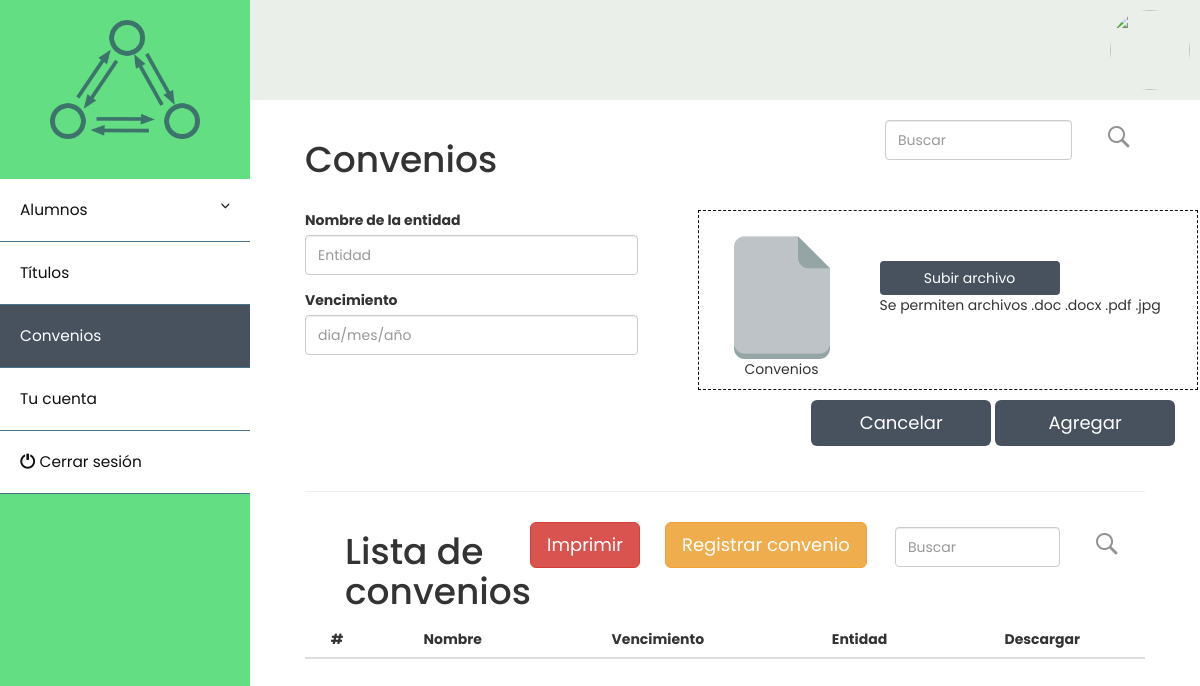
Page /convenios.php on the earlier database version.
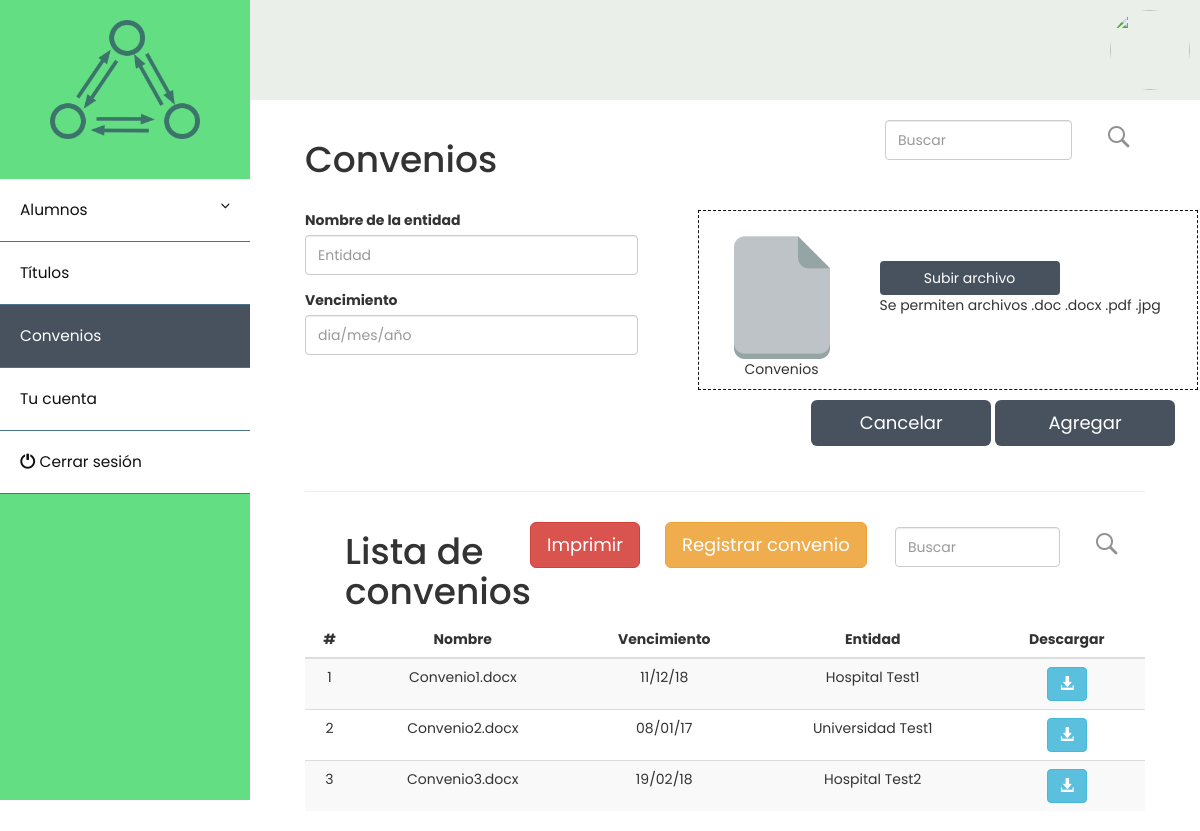
Same page on the later database version.
### tables this page shows
CREATE TABLE `convenios` (
  `id` int(11) NOT NULL,
  `convenio` varchar(30) NOT NULL,
  `entidad` varchar(30) NOT NULL,
  `vencimiento` varchar(30) NOT NULL,
  `rutaConvenio` varchar(50) NOT NULL
);

### dbcon.php (called while the page is built)
<?php
function conectar(){
    $user="root";
    $pass="";
    $server="localhost";
    $db="webTaylorDB";
    $con=mysqli_connect($server,$user,$pass,$db) or die ("Error al conectar a la bd ");
    return $con;
}
?>

### conveniosTable.php (the view, shortened to what this page needs)
<?php  include("dbcon.php") ?>
<hr/>
<div class="col-md-3" style="padding-left: 40px;">
    <h1>Lista de convenios</h1>
</div>
<div class="col-md-2" style="padding-top: 10px;" align="right">
    <button class="btn btn-lg btn-danger" onclick="printElement()">Imprimir</button>
</div>
<div class="col-md-3" style="padding: 10px;">
    <button class="btn btn-lg btn-warning" id="resgistrarTitulo">Registrar convenio</button>
</div>
<div class="col-md-3" align="right" style="padding-top: 15px; padding-left: 30px">
    <div class="form-group">
        <input type="text" class="form-control" id="buscar2" placeholder="Buscar">
        <br>
    </div>
</div>
<div class="col-md-1" align="left" style="padding-top: 15px; padding-left: -50px;">
    <div class="form-group">
        <input type="image" id="search" onclick="search()" src="images/search.png" name="image">
        <br>
    </div>
</div>
<table class="table table-striped" id="tabla">
    <thead>
    <tr>
        <th scope="col">#</th>
        <th scope="col">Nombre</th>
        <th scope="col">Vencimiento</th>
        <th scope="col">Entidad</th>
        <th scope="col">Descargar</th>
    </tr>
    </thead>
    <tbody id="tbody">
    <?php
    $query = mysqli_query(conectar(),"select * from convenios ")or die(mysqli_error(conectar()));
    while($row = mysqli_fetch_array($query)) {
        ?>
        <tr>
            <td><?php echo $row['id']; ?></td>
            <td><?php echo $row['convenio']; ?></td>
            <td><?php echo $row['vencimiento']; ?></td>
            <td><?php echo $row['entidad']; ?></td>
            <td><form method="get" action="<?php echo $row['rutaConvenio']; ?>">
                    <button type="submit" class="btn btn-info"><span class="glyphicon glyphicon-download-alt"></span></button>
                </form>
            </td>
        </tr>
        <?php
    }
    ?>
    </tbody>
</table>

Differences in the rows shown:
added convenios: id "1", convenio "Convenio1.docx", vencimiento "11/12/18", entidad "Hospital Test1"
added convenios: id "2", convenio "Convenio2.docx", vencimiento "08/01/17", entidad "Universidad Test1"
added convenios: id "3", convenio "Convenio3.docx", vencimiento "19/02/18", entidad "Hospital Test2"
